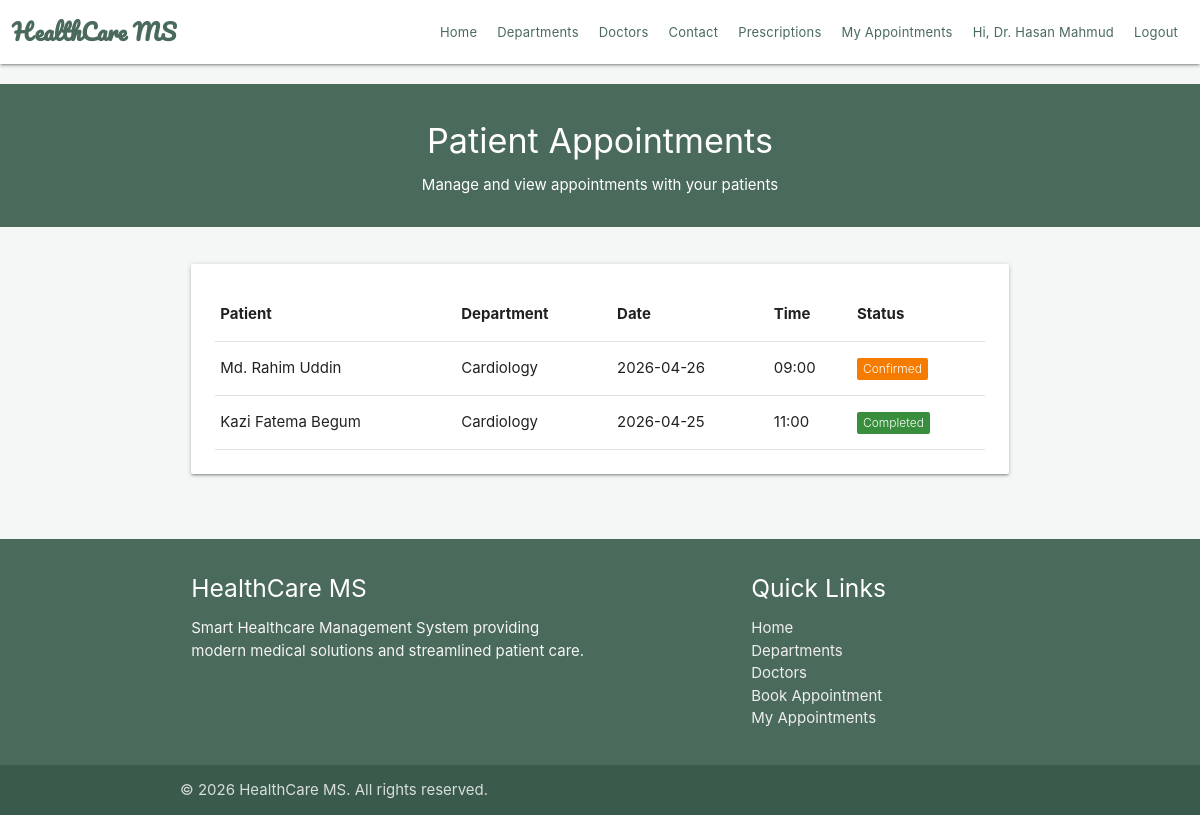
Page /my-appointments.php (signed in) on the earlier database version.
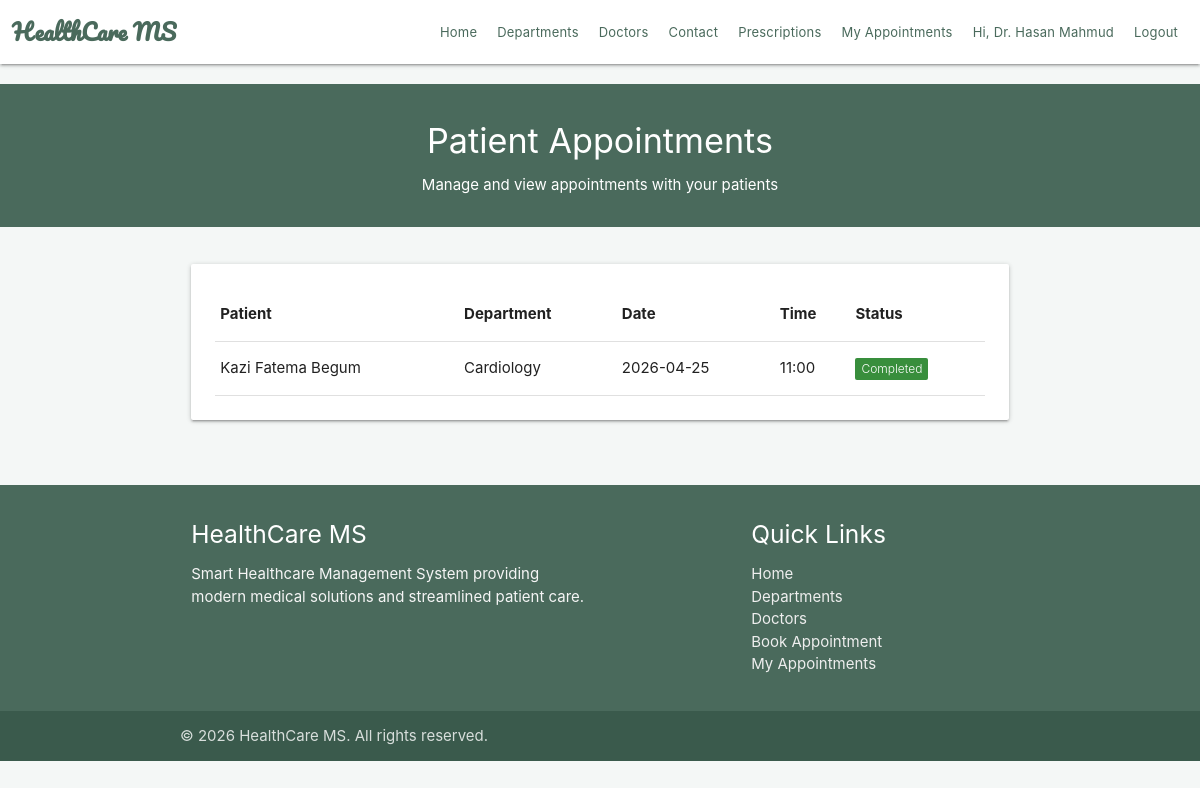
Same page on the later database version.
### tables this page shows
CREATE TABLE `appointments` (
    `id` int(11) NOT NULL,
    `patient_name` varchar(100) DEFAULT NULL,
    `patient_email` varchar(100) DEFAULT NULL,
    `doctor_id` int(11) DEFAULT NULL,
    `dept_id` int(11) DEFAULT NULL,
    `appointment_date` varchar(100) DEFAULT NULL,
    `appointment_time` varchar(100) DEFAULT NULL,
    `status` varchar(50) DEFAULT 'pending',
    `notes` varchar(500) DEFAULT NULL
);

CREATE TABLE `departments` (
    `id` int(11) NOT NULL,
    `dept_name` varchar(250) NOT NULL,
    `short_desc` varchar(250) NOT NULL,
    `long_desc` varchar(500) NOT NULL
);

### my-appointments.php (the view, shortened to what this page needs)
<?php
require_once('backends/connection-pdo.php');
$user_email = $_SESSION['user_email'];
$role = $_SESSION['role'] ?? 'patient';
if ($role === 'doctor') {
    $doctor_id = $_SESSION['doctor_id'] ?? 0;
    $sql = "SELECT a.*, d.name as doctor_name, dept.dept_name FROM appointments a JOIN doctors d ON a.doctor_id = d.id JOIN departments dept ON a.dept_id = dept.id WHERE a.doctor_id = ? ORDER BY (a.status = 'completed') ASC, a.appointment_date ASC, a.appointment_time ASC";
    $query = $pdoconn->prepare($sql);
    $query->execute([$doctor_id]);
} else {
    $sql = "SELECT a.*, d.name as doctor_name, dept.dept_name FROM appointments a JOIN doctors d ON a.doctor_id = d.id JOIN departments dept ON a.dept_id = dept.id WHERE a.patient_email = ? ORDER BY (a.status = 'completed') ASC, a.id DESC";
    $query = $pdoconn->prepare($sql);
    $query->execute([$user_email]);
}
$appointments = $query->fetchAll(PDO::FETCH_ASSOC);
?>
<!DOCTYPE html>
<html lang="en">
<head>
    <link rel="stylesheet" href="https://cdnjs.cloudflare.com/ajax/libs/materialize/1.0.0/css/materialize.min.css">
    <link rel="stylesheet" href="css/style.css">
    <link rel="stylesheet" href="css/healthcare-theme.css">
</head>
<body>
    <?php require('chunks/navbar.php'); ?>
    <div class="section white-text center" style="background: #4a6a5c; margin-top: 20px;">
        <h4><?php echo $role === 'doctor' ? 'Patient Appointments' : 'My Appointments'; ?></h4>
        <p><?php echo $role === 'doctor' ? 'Manage and view appointments with your patients' : 'View your booking history and status'; ?></p>
    </div>
    <div class="container" style="margin-top: 30px; margin-bottom: 50px;">
        <div class="row">
            <div class="col s12">
                <div class="card">
                    <div class="card-content">
                        <table class="highlight responsive-table">
                            <thead>
                                <tr>
                                    <th><?php echo $role === 'doctor' ? 'Patient' : 'Doctor'; ?></th>
                                    <th>Department</th>
                                    <th>Date</th>
                                    <th>Time</th>
                                    <th>Status</th>
                                </tr>
                            </thead>
                            <tbody>
                                <?php if (count($appointments) > 0): ?>
                                    <?php foreach ($appointments as $app): ?>
                                        <tr>
                                            <td><?php echo htmlspecialchars($role === 'doctor' ? $app['patient_name'] : $app['doctor_name']); ?></td>
                                            <td><?php echo htmlspecialchars($app['dept_name']); ?></td>
                                            <td><?php echo htmlspecialchars($app['appointment_date']); ?></td>
                                            <td><?php echo htmlspecialchars($app['appointment_time']); ?></td>
                                            <td>
                                                <?php
                                                $status_color = 'grey';
                                                if ($app['status'] == 'confirmed') $status_color = 'orange';
                                                if ($app['status'] == 'completed') $status_color = 'green';
                                                ?>
                                                <span class="new badge <?php echo $status_color; ?> darken-2" data-badge-caption=""><?php echo ucfirst($app['status']); ?></span>
                                            </td>
                                        </tr>
                                    <?php endforeach; ?>
                                <?php endif; ?>
                            </tbody>
                        </table>
                    </div>
                </div>
            </div>
        </div>
    </div>
    <?php require('chunks/footer.php'); ?>
</body>
</html>

Differences in the rows shown:
no longer on this page (row edited): appointments: patient_name "Md. Rahim Uddin", departments.dept_name "Cardiology", appointment_date "2026-04-26", appointment_time "09:00", status "Confirmed"
